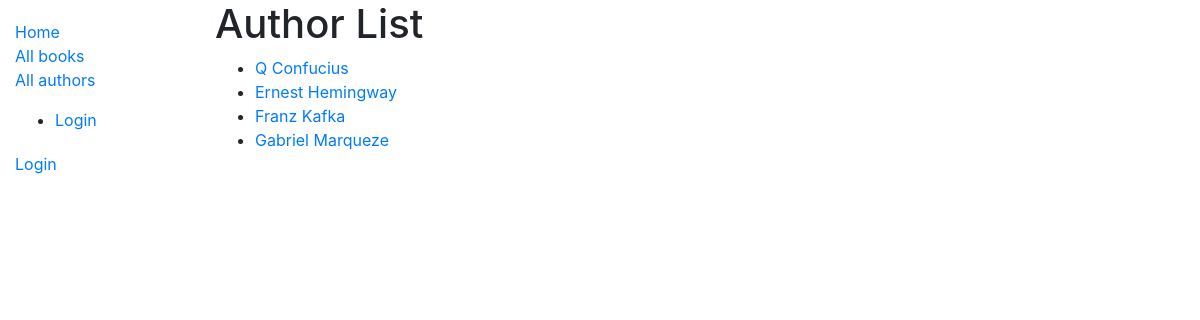
Page /catalog/authors on the earlier database version.
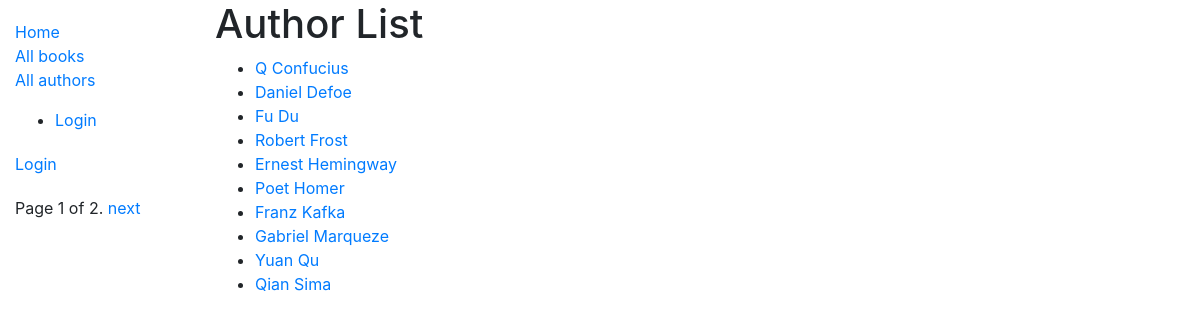
Same page on the later database version.
### catalog/models.py (models this page shows, shortened)
class Author(models.Model):
    first_name = models.CharField(max_length=100)
    last_name = models.CharField(max_length=100)
    date_of_birth = models.DateField(null=True, blank=True)
    date_of_death = models.DateField('died', null=True, blank=True)  # Not 'Died'-Django expects 'died'
    class Meta:
        ordering = ['last_name']
    def get_absolute_url(self):
        return reverse('author-detail', args=[str(self.id)])

### catalog/views.py (the view)
# urls.py: path('authors', views.AuthorListView.as_view(), name='authors'),
class AuthorListView(generic.ListView):
    model = Author
    context_object_name = 'author_list'   # your own name for the list as a template variable
    authors = Author.objects.all()
    template_name ='catalog/author_list.html'
    paginate_by = 10
    def get_context_data(self, **kwargs):
        context = super(AuthorListView, self).get_context_data(**kwargs)
        return context

### catalog/templates/catalog/author_list.html
{% extends 'base_generic.html' %}
{% block content %}
<h1>Author List</h1>
{% if author_list %}
<ul>
  {% for author in author_list %}
    <li>
      <a href="{{ author.get_absolute_url }}">{{author.first_name}} {{author.last_name}} </a>
    </li>
  {% endfor %}
</ul>
{% else %}
  <p>There are no authors in the library.</p>
{% endif %}
{% endblock %}

### catalog/templates/base_generic.html (shortened to what this page needs)
<!DOCTYPE html>
<html lang="en">
<head>
  <link rel="stylesheet" href="https://cdn.jsdelivr.net/npm/bootstrap@4.5.3/dist/css/bootstrap.min.css">
  {% load static %}
  <link rel="stylesheet" href="{% static 'css/styles.css' %}">
</head>
<body>
  <div class="container-fluid">
    <div class="row">
      <div class="col-sm-2">
      {% block sidebar %}
        <ul class="sidebar-nav">
          <li><a href="{% url 'index' %}">Home</a></li>
          <li><a href="{% url 'books' %}">All books</a></li>
          <li><a href="{% url 'authors' %}">All authors</a></li>
        </ul>
        <ul>
          {% if user.is_authenticated %}
            <li>User: {{ user.get_username }}</li>
            <li><a href="{% url 'logout'%}?next={{request.path}}">Logout</a></li>
          {% else %}
            <li><a href="{% url 'login'%}?next={{request.path}}">Login</a></li>
          {% endif %}
        </ul>
        <ul class="sidebar-nav">
          {% if user.is_authenticated %}
          <li>User: {{ user.get_username }}</li>
          <li><a href="{% url 'my-borrowed' %}">My Borrowed</a></li>
          <li><a href="{% url 'logout'%}?next={{request.path}}">Logout</a></li>
          {% else %}
          <li><a href="{% url 'login'%}?next={{request.path}}">Login</a></li>
          {% endif %}
        </ul>
     {% endblock %}
     {% block pagination %}
    {% if is_paginated %}
        <div class="pagination">
            <span class="page-links">
                <span class="page-current">
                    Page {{ page_obj.number }} of {{ page_obj.paginator.num_pages }}.
                </span>
                {% if page_obj.has_next %}
                    <a href="{{ request.path }}?page={{ page_obj.next_page_number }}">next</a>
                {% endif %}
            </span>
        </div>
    {% endif %}
  {% endblock %}
      </div>
      <div class="col-sm-10 ">{% block content %}{% endblock %}</div>
    </div>
  </div>
</body>
</html>

### catalog/static/css/styles.css (style rules this page uses)
.sidebar-nav { margin-top: 20px; padding: 0; list-style: none; }

Differences in the rows shown:
added Author: first_name "Daniel", last_name "Defoe"
added Author: first_name "Fu", last_name "Du"
added Author: first_name "Robert", last_name "Frost"
added Author: first_name "Poet", last_name "Homer"
added Author: first_name "Yuan", last_name "Qu"
added Author: first_name "Qian", last_name "Sima"
Other differences:
{{ page_obj.number }}: (not shown) → "1"
{{ page_obj.paginator.num_pages }}: (not shown) → "2"
text now shown: "Page of . next"
